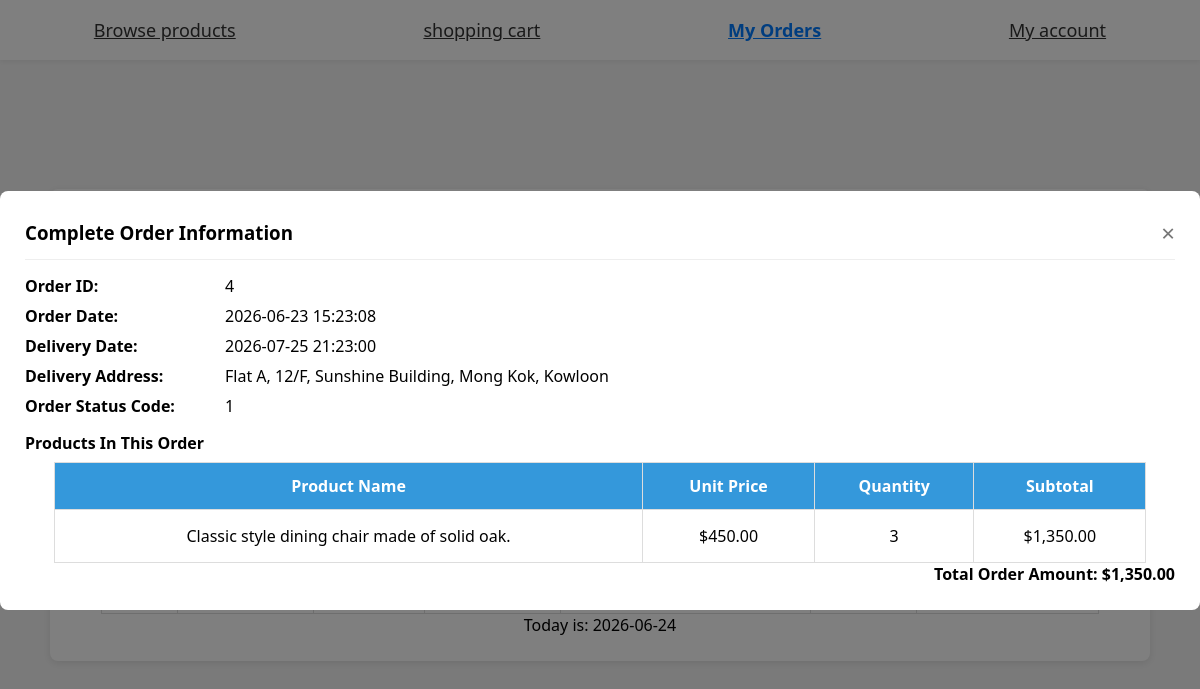
/4523M-Project/customer/order.php?oid=4&sortBy=oid&sortDir=desc (signed in), run on the app's committed database.
### tables this page shows
CREATE TABLE `orders` (
  `oid` int(11) NOT NULL,
  `odate` datetime NOT NULL DEFAULT current_timestamp(),
  `ototalamount` decimal(10,2) NOT NULL,
  `cid` int(11) NOT NULL,
  `odeliverydate` datetime NOT NULL,
  `odeliveraddress` text NOT NULL,
  `ostatus` int(11) NOT NULL DEFAULT 1
);

CREATE TABLE `orderfurnitures` (
  `oid` int(11) NOT NULL,
  `fid` int(11) NOT NULL,
  `oqty` int(11) NOT NULL
);

CREATE TABLE `furnitures` (
  `fid` int(11) NOT NULL,
  `fname` varchar(255) NOT NULL,
  `fdesc` varchar(255) NOT NULL,
  `fSize` varchar(120) NOT NULL,
  `fprice` decimal(10,2) NOT NULL,
  `fStock` int(11) NOT NULL,
  `fImgPath` varchar(200) DEFAULT NULL
);

### 4523M-Project/customer/order.php (the view, shortened to what this page needs)
<?php
$cid = $_SESSION['CID'];
$today = date('Y-m-d');
$host = 'localhost';
$dbuser = 'root';
$dbpass = '';
$dbname = 'projectdb';
$conn = mysqli_connect($host, $dbuser, $dbpass, $dbname);
mysqli_set_charset($conn, 'utf8');
$allowedSortFields = ['oid', 'odate', 'ototalamount', 'odeliverydate', 'ostatus'];
$sortBy = isset($_GET['sortBy']) && in_array($_GET['sortBy'], $allowedSortFields) ? $_GET['sortBy'] : 'oid';
$sortDir = isset($_GET['sortDir']) && $_GET['sortDir'] == 'asc' ? 'asc' : 'desc';
$toggleDir = $sortDir == 'asc' ? 'desc' : 'asc';
$sqlList = "SELECT * FROM orders WHERE cid = ? ORDER BY $sortBy $sortDir";
$stmtList = mysqli_prepare($conn, $sqlList);
mysqli_stmt_bind_param($stmtList, 'i', $cid);
mysqli_stmt_execute($stmtList);
$rs = mysqli_stmt_get_result($stmtList);
$orderList = [];
while ($row = mysqli_fetch_assoc($rs)) $orderList[] = $row;
$showModal = false;
$goodsList = [];
if (isset($_GET['oid']) && !empty($_GET['oid'])) {
    $targetOid = intval($_GET['oid']);
    $sqlOrder = "SELECT * FROM orders WHERE oid = ? ";
    $stmtOrder = mysqli_prepare($conn, $sqlOrder);
    mysqli_stmt_bind_param($stmtOrder, 'i', $targetOid);
    mysqli_stmt_execute($stmtOrder);
    $resOrder = mysqli_stmt_get_result($stmtOrder);
    $detailOrder = mysqli_fetch_assoc($resOrder);
    if ($detailOrder) {
        $showModal = true;
        $sqlJoin = "SELECT oi.oqty, oi.fid, f.fdesc, f.fprice FROM orderfurnitures oi LEFT JOIN furnitures f ON oi.fid = f.fid WHERE oi.oid = ?";
        $stmtItem = mysqli_prepare($conn, $sqlJoin);
        mysqli_stmt_bind_param($stmtItem, 'i', $targetOid);
        mysqli_stmt_execute($stmtItem);
        $rsItem = mysqli_stmt_get_result($stmtItem);
        $goodsList = [];
        while ($row = mysqli_fetch_assoc($rsItem)) {
            $goodsList[] = $row;
        }
    }
}
?>
<!DOCTYPE html>
<html lang="en">
<head>
    <link rel="stylesheet" href="../CSS/style.css">
</head>
<body>
    <div class="nav">
        <a href="productList.php">Browse products</a>
        <a href="ShoppingCart.php">shopping cart</a>
        <a class="active" href="order.php">My Orders</a>
        <a href="myAccount.php">My account</a>
    </div>
    <div class="table-card">
        <div class="header">
            <h1>Order List</h1>
        </div>
        <table border="1" width="100%">
            <thead>
                <tr>
                    <th class="sortable-th" onclick="window.location.href='order.php?sortBy=oid&sortDir=<?= $sortBy == 'oid' ? $toggleDir : 'asc' ?>'">
                        <?php if($sortBy == 'oid'): ?>
                            <span class="sort-arrow"><?= $sortDir == 'asc' ? '↑' : '↓' ?></span>
                        <?php endif; ?>
                    </th>
                    <th class="sortable-th" onclick="window.location.href='order.php?sortBy=odate&sortDir=<?= $sortBy == 'odate' ? $toggleDir : 'asc' ?>'">
                    </th>
                    <th class="sortable-th" onclick="window.location.href='order.php?sortBy=ototalamount&sortDir=<?= $sortBy == 'ototalamount' ? $toggleDir : 'asc' ?>'">
                    </th>
                    <th class="sortable-th" onclick="window.location.href='order.php?sortBy=odeliverydate&sortDir=<?= $sortBy == 'odeliverydate' ? $toggleDir : 'asc' ?>'">
                    </th>
                    <th>Delivery Address</th>
                    <th class="sortable-th" onclick="window.location.href='order.php?sortBy=ostatus&sortDir=<?= $sortBy == 'ostatus' ? $toggleDir : 'asc' ?>'">
                    </th>
                    <th>Operation</th>
                </tr>
            </thead>
            <tbody>
                <?php if(empty($orderList)): ?>
                    <tr><td colspan="10" class="empty-row">You have no orders yet</td></tr>
                <?php else: ?>
                    <?php foreach ($orderList as $item): ?>
                    <?php
                        $limitDay = date('Y-m-d', strtotime($today . " +2 days"));
                        $canCancel = $item['odeliverydate'] > $limitDay && !in_array($item['ostatus'], [4,5,6]);
                    ?>
                    <tr>
                        <td><?= $item['oid'] ?></td>
                        <td><?= $item['odate'] ?></td>
                        <td>$<?= number_format($item['ototalamount'],2) ?></td>
                        <td><?= $item['odeliverydate'] ?></td>
                        <td><?= $item['odeliveraddress'] ?></td>
                        <td>
                            <?php
                            $status = $item['ostatus'];
                            $tagClass = $tagVal = '';
                            if($status == 1){$tagClass='tag-pending';$tagVal='pending';}
                            elseif($status == 2){$tagClass='tag-processing';$tagVal='processing';}
                            elseif($status == 3){$tagClass='tag-waitshipping';$tagVal='waitshipping';}
                            elseif($status == 4){$tagClass='tag-shipped';$tagVal='shipped';}
                            elseif($status ==5 || $status ==6){$tagClass='tag-arrive';$tagVal='arrive';}
                            ?>
                            <span class="<?= $tagClass ?>"><?= $tagVal ?></span>
                        </td>
                        <td>
                            <a href="order.php?oid=<?= $item['oid'] ?>&sortBy=<?= $sortBy ?>&sortDir=<?= $sortDir ?>" class="btn-info">Order Info</a>
                            <?php if($canCancel): ?>
                                <a class="btn-del" onclick="if(confirm('Are you sure to cancel this order?')) window.location.href='order.php?action=delete&oid=<?= $item['oid'] ?>&sortBy=<?= $sortBy ?>&sortDir=<?= $sortDir ?>'">Cancel Order</a>
                            <?php else: ?>
                                <a class="btn-del" disabled style="background:#aaa;cursor:not-allowed;">Cannot Cancel</a>
                            <?php endif; ?>
                        </td>
                    </tr>
                    <?php endforeach; ?>
                <?php endif; ?>
            </tbody>
        </table>
        <p>Today is: <?= $today ?></p>
    </div>
    <?php if($showModal && !empty($detailOrder)): ?>
    <div class="mask">
        <div class="modal-box">
            <div class="modal-head">
                <h3>Complete Order Information</h3>
                <a href="order.php?sortBy=<?= $sortBy ?>&sortDir=<?= $sortDir ?>" class="close-btn">×</a>
            </div>
            <div class="info-line"><span class="info-label">Order ID:</span><?= $detailOrder['oid'] ?></div>
            <div class="info-line"><span class="info-label">Order Date:</span><?= $detailOrder['odate'] ?></div>
            <div class="info-line"><span class="info-label">Delivery Date:</span><?= $detailOrder['odeliverydate'] ?></div>
            <div class="info-line"><span class="info-label">Delivery Address:</span><?= $detailOrder['odeliveraddress'] ?></div>
            <div class="info-line"><span class="info-label">Order Status Code:</span><?= $detailOrder['ostatus'] ?></div>
            <h4 style="margin:15px 0 8px;">Products In This Order</h4>
            <table>
                <thead>
                    <tr>
                        <th>Product Name</th>
                        <th>Unit Price</th>
                        <th>Quantity</th>
                        <th>Subtotal</th>
                    </tr>
                </thead>
                <tbody>
                    <?php if(empty($goodsList)): ?>
                        <tr><td colspan="4">No product data</td></tr>
                    <?php else: ?>
                        <?php foreach ($goodsList as $goods): ?>
                        <tr>
                            <td><?= htmlspecialchars($goods['fdesc']) ?></td>
                            <td>$<?= number_format($goods['fprice'],2) ?></td>
                            <td><?= $goods['oqty'] ?></td>
                            <td>$<?= number_format($goods['fprice'] * $goods['oqty'],2) ?></td>
                        </tr>
                        <?php endforeach; ?>
                    <?php endif; ?>
                </tbody>
            </table>
            <div style="font-weight:bold;font-size:16px;text-align:right;">
                Total Order Amount: $<?= number_format($detailOrder['ototalamount'],2) ?>
            </div>
        </div>
    </div>
    <?php endif; ?>
</body>
</html>

### 4523M-Project/CSS/style.css (style rules this page uses)
* { margin:0; padding:0; box-sizing:border-box; font-family:system-ui; }
body { min-height:100vh; display:grid; place-items:center; background:#f5f5f5; padding:20px; padding-top:70px; background-size: cover; background-position: center; background-repeat: no-repeat; }
.header { text-align: center; margin-bottom:0px; }
.header h1 { font-size:24px; color:#333; }
.nav { position:fixed; top:0; left:0; width:100%; height:60px; background:#fff; box-shadow:0 2px 5px #00000010; display:flex; align-items:center; justify-content:space-around; z-index:999; }
.nav a { text-decoration:center; color:#333; font-size:18px; cursor:pointer; padding: 12px 12px; }
.nav .active { color:#007bff; font-weight:bold; }
.header { width: 90%; max-width: 1200px; margin: 0 auto; padding: 10px 25px; }
.header h1 { margin: 0; font-size: 24px; }
.tag-pending { color:orange }
.table-card { background: white; border-radius: 8px; box-shadow: 0 2px 8px rgba(0,0,0,0.1); min-width: 1100px; padding: 25px; width: 80%; margin: auto auto; text-align: center; }
.table,td,th { border: 1px solid #005cbb; border: 1px solid #ddd; padding: 12px; text-align: center; }
table { width:95%; border-collapse: collapse; margin: auto auto; text-align: center; }
td { padding:15px; text-align: center; }
th { background: #3498db; color: white; }
.tag-pending { background: #9b6500; padding: 3px 8px; border-radius: 4px; font-size: 14px; color: white; }
.mask { display: none; position: fixed; top: 0; left: 0; width: 100%; height: 100%; background: rgba(0,0,0,0.6); z-index:999; }

### data on the page
orders: oid "4", odate "2026-06-23 15:23:08", odeliverydate "2026-07-25 21:23:00", odeliveraddress "Flat A, 12/F, Sunshine Building, Mong Kok, Kowloon", ostatus "1", ototalamount "1,350.00"
orderfurnitures: fid.fdesc "Classic style dining chair made of solid oak.", fid.fprice "450.00", oqty "3", $goods['fprice'] * $goods['oqty'] "1,350.00"
